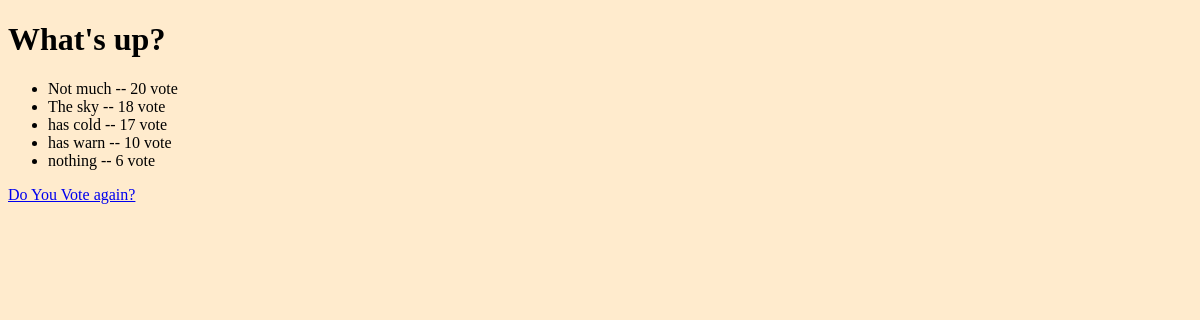
/polls/1/results/, run on an earlier commit of the app's database.
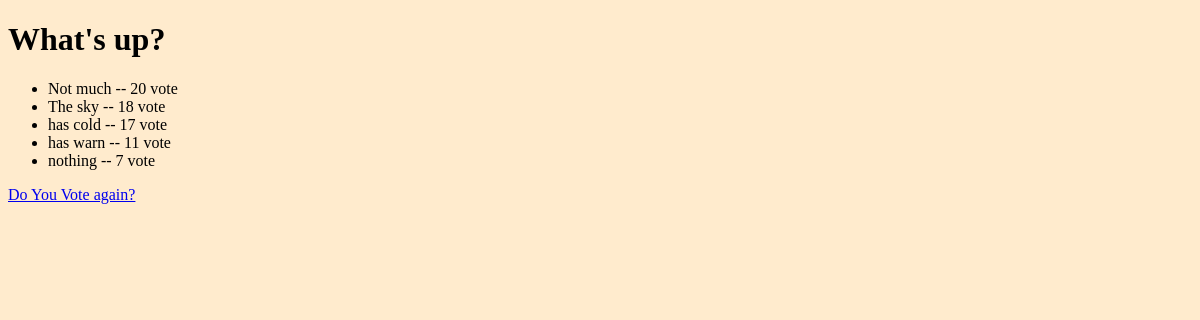
And on a later commit of the database.
### polls/models.py (models this page shows, shortened)
class Choice(models.Model):
    question = models.ForeignKey(Question, on_delete=models.CASCADE)
    choice_text = models.CharField(max_length=200)
    votes = models.IntegerField(default=0)

### polls/views.py (the view)
# urls.py: path('<int:pk>/results/', views.ResultsView.as_view(), name='results'),
class ResultsView(generic.DetailView):
    model = Question
    template_name = 'polls/results.html'

### polls/templates/polls/results.html (shortened to what this page needs)
{% load static %}
<!DOCTYPE html>
<html lang="en">
  <head>
    <link rel="stylesheet" type="text/css" href="{% static 'polls/style.css' %}">
  </head>
  <body>
    <h1>{{ question.question_text }}</h1>
    <ul>
      {% for choice in question.choice_set.all %}
      <li>
        {{ choice.choice_text }} -- {{ choice.votes }} vote
      </li>
      {% endfor %}
    </ul>
    <a href="{% url 'polls:detail' question.id %}"> Do You Vote again?</a>
  </body>
</html>

What changed in the data, as far as the page shows it:
changed Choice "has warn": votes "10" → "11"
changed Choice "nothing": votes "6" → "7"
